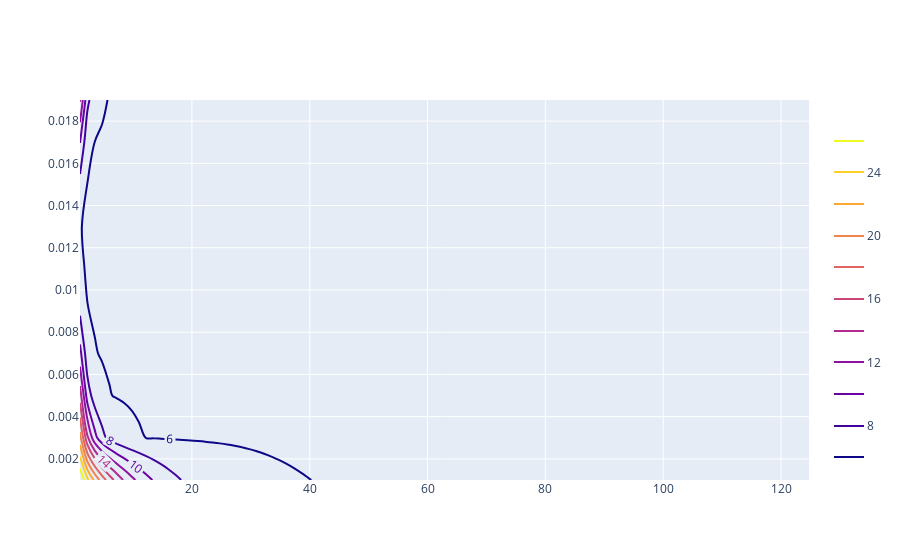

Notebook code for this chart:
### Code cell
import plotly.graph_objects as go



fig = go.Figure(data=go.Contour(
	x=x, y=y, z=z,
	contours=dict(
		coloring='lines',
		showlabels=True,),
    line_width=2
))

fig.show()

# x -> Value of the cost function
# y -> Learning rates
# z -> The value of the cost function at a given learning rate alpha

### Figure 1 — Plotly figure (JSON) as saved in the notebook; plotly's stock layout.template omitted (floating-point values rounded to 4 significant figures; data arrays with more than 128 entries replaced by an {"elided": "..."} marker saying what was removed)
{"data": [{"contours": {"coloring": "lines", "showlabels": true}, "line": {"width": 2}, "type": "contour", "x": [1, 2.25, 3.5, 4.75, 6, 7.25, 8.5, 9.75, 11, 12.25, 13.5, 14.75, 16, 17.25, 18.5, 19.75, 21, 22.25, 23.5, 24.75, 26, 27.25, 28.5, 29.75, 31, 32.25, 33.5, 34.75, 36, 37.25, 38.5, 39.75, 41, 42.25, 43.5, 44.75, 46, 47.25, 48.5, 49.75, 51, 52.25, 53.5, 54.75, 56, 57.25, 58.5, 59.75, 61, 62.25, 63.5, 64.75, 66, 67.25, 68.5, 69.75, 71, 72.25, 73.5, 74.75, 76, 77.25, 78.5, 79.75, 81, 82.25, 83.5, 84.75, 86, 87.25, 88.5, 89.75, 91, 92.25, 93.5, 94.75, 96, 97.25, 98.5, 99.75, 101, 102.2, 103.5, 104.8, 106, 107.2, 108.5, 109.8, 111, 112.2, 113.5, 114.8, 116, 117.2, 118.5, 119.8, 121, 122.2, 123.5, 124.8], "y": [0.001, 0.003, 0.005, 0.007, 0.009, 0.011, 0.013, 0.015, 0.017, 0.019], "z": {"elided": "10x100 float values"}}], "layout": {}}
